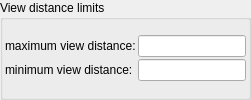
    <widget class="QGroupBox" name="groupBox_4">
     <property name="title">
      <string>View distance limits</string>
     </property>
     <layout class="QVBoxLayout" name="verticalLayout_43">
      <property name="spacing">
       <number>2</number>
      </property>
      <property name="leftMargin">
       <number>2</number>
      </property>
      <property name="topMargin">
       <number>2</number>
      </property>
      <property name="rightMargin">
       <number>2</number>
      </property>
      <property name="bottomMargin">
       <number>2</number>
      </property>
      <item>
       <layout class="QGridLayout" name="gridLayout_19" columnstretch="0,0">
        <property name="spacing">
         <number>2</number>
        </property>
        <item row="1" column="0">
         <widget class="QLabel" name="label_108">
          <property name="text">
           <string>minimum view distance:</string>
          </property>
         </widget>
        </item>
        <item row="1" column="1">
         <widget class="MyLineEdit" name="logedit_view_distance_min">
          <property name="toolTip">
           <string>&lt;html&gt;&lt;head/&gt;&lt;body&gt;&lt;p&gt;All objects closer than this distance won't be visible&lt;/p&gt;&lt;/body&gt;&lt;/html&gt;</string>
          </property>
         </widget>
        </item>
        <item row="0" column="0">
         <widget class="QLabel" name="label_107">
          <property name="text">
           <string>maximum view distance:</string>
          </property>
         </widget>
        </item>
        <item row="0" column="1">
         <widget class="MyLineEdit" name="logedit_view_distance_max">
          <property name="toolTip">
           <string>&lt;html&gt;&lt;head/&gt;&lt;body&gt;&lt;p&gt;Defines visibility distance. All objects farther  than this distance won't be visible. &lt;/p&gt;&lt;/body&gt;&lt;/html&gt;</string>
          </property>
         </widget>
        </item>
       </layout>
      </item>
     </layout>
    </widget>
